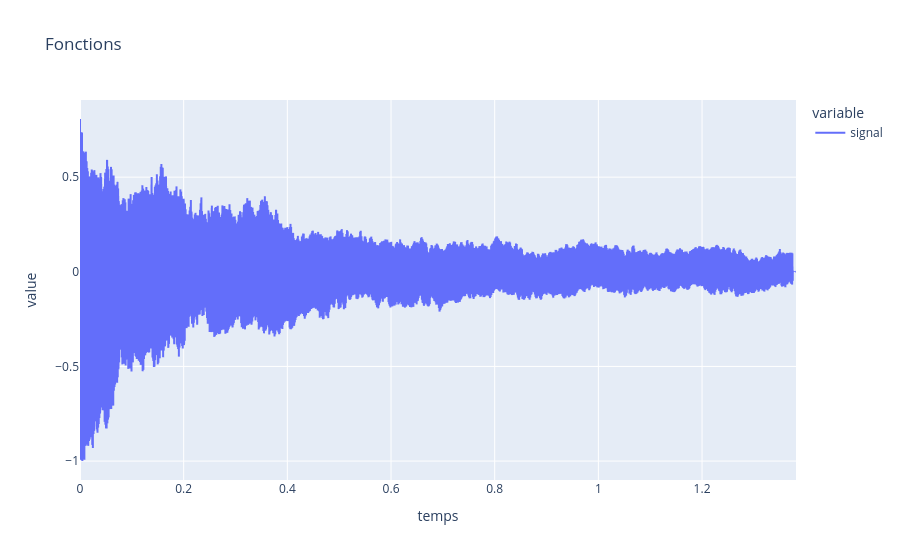
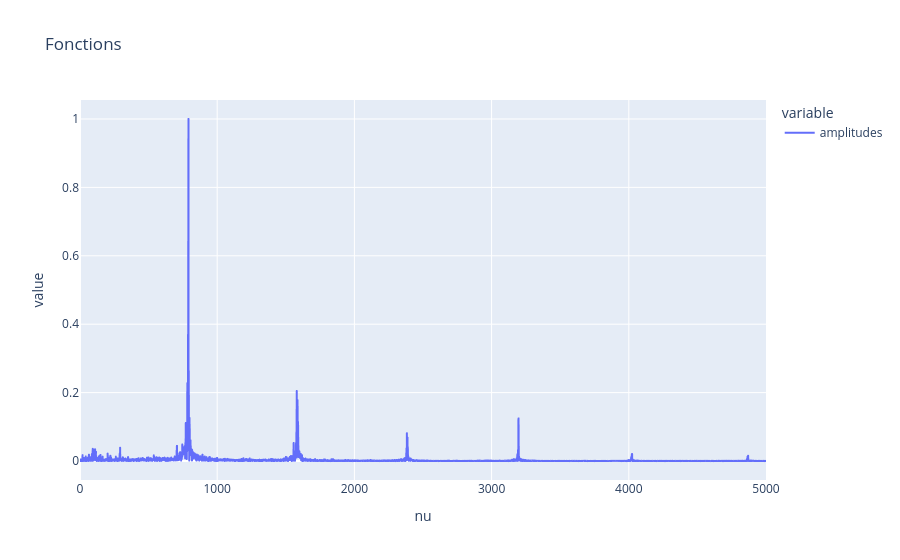
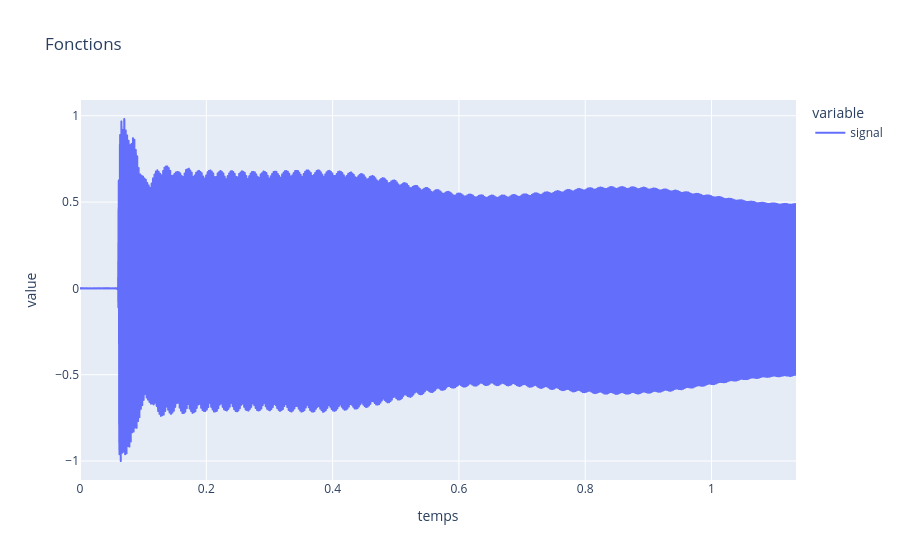
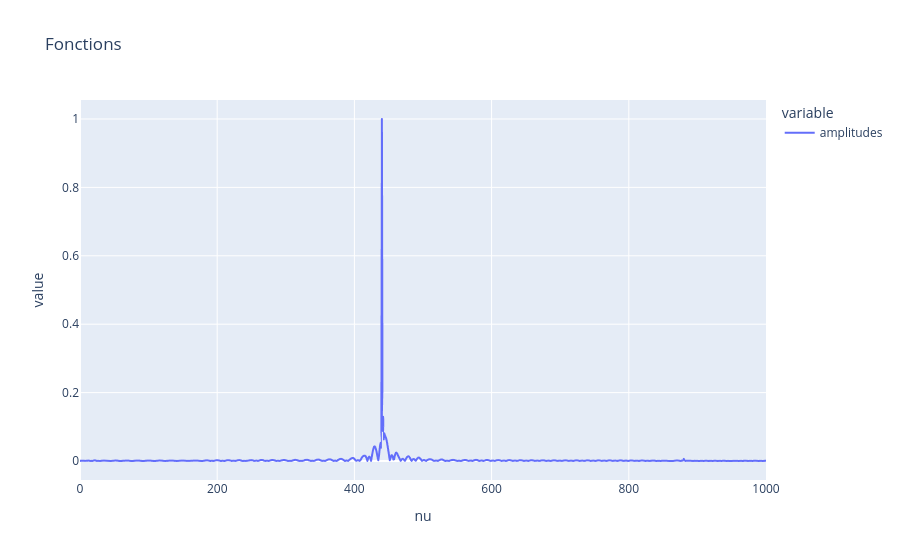

The notebook cell saved with these charts, in order:
### Code cell
def anaSpectr(signal, interval):
    signal_dict = np.load(signal) 
    s = signal_dict['s'] # extraction du signal utile
    t = signal_dict['t'] # extraction du vecteur temps associé au signal
    s = s - np.mean(s) #enleve la composante continue qui fait des pics a 0 Hz

    v, S  = san.trans_fourier(s, t)

    Sr = np.real(S) # amplitudes du domaine fréquentiel réel
    Energie = np.abs(Sr) #spectre
    EnergieN= Energie/np.max(Energie) #spectre normalisé

    # Elog= np.log10(Energie)

    df = pd.DataFrame({"nu":v,"amplitudes": EnergieN,})
    fig = px.line(df, x="nu", y=["amplitudes"], title="Fonctions", range_x=interval)
    # df2= pd.DataFrame({"nu":Vr,"f0": Elog,})
    # fig2 = px.line(df2, x="nu", y=["f0"], title="Fonctions", range_x=interval)
    df3 = pd.DataFrame({"temps":t,"signal": s,})
    fig3 = px.line(df3, x="temps", y=["signal"], title="Fonctions")
    fig3.show()
    fig.show()


anaSpectr('data_partie_1/piano_G.npz', [0,5000])
anaSpectr('data_partie_1/tuning_fork_440Hz.npz', [0,1000])

### Figure 1 — Plotly figure (JSON) as saved in the notebook; plotly's stock layout.template omitted (floating-point values rounded to 4 significant figures; data arrays with more than 128 entries replaced by an {"elided": "..."} marker saying what was removed)
{"data": [{"hovertemplate": "variable=signal<br>temps=%{x}<br>value=%{y}<extra></extra>", "legendgroup": "signal", "line": {"color": "#636efa", "dash": "solid"}, "marker": {"symbol": "circle"}, "mode": "lines", "name": "signal", "showlegend": true, "type": "scattergl", "x": {"elided": "60913 float values"}, "xaxis": "x", "y": {"elided": "60913 float values"}, "yaxis": "y"}], "layout": {"legend": {"title": {"text": "variable"}, "tracegroupgap": 0}, "title": {"text": "Fonctions"}, "xaxis": {"anchor": "y", "domain": [0, 1], "title": {"text": "temps"}}, "yaxis": {"anchor": "x", "domain": [0, 1], "title": {"text": "value"}}}}

### Figure 2 — Plotly figure (JSON) as saved in the notebook; plotly's stock layout.template omitted (floating-point values rounded to 4 significant figures; data arrays with more than 128 entries replaced by an {"elided": "..."} marker saying what was removed)
{"data": [{"hovertemplate": "variable=amplitudes<br>nu=%{x}<br>value=%{y}<extra></extra>", "legendgroup": "amplitudes", "line": {"color": "#636efa", "dash": "solid"}, "marker": {"symbol": "circle"}, "mode": "lines", "name": "amplitudes", "showlegend": true, "type": "scattergl", "x": {"elided": "30456 float values"}, "xaxis": "x", "y": {"elided": "30456 float values"}, "yaxis": "y"}], "layout": {"legend": {"title": {"text": "variable"}, "tracegroupgap": 0}, "title": {"text": "Fonctions"}, "xaxis": {"anchor": "y", "domain": [0, 1], "range": [0, 5000], "title": {"text": "nu"}}, "yaxis": {"anchor": "x", "domain": [0, 1], "title": {"text": "value"}}}}

### Figure 3 — Plotly figure (JSON) as saved in the notebook; plotly's stock layout.template omitted (floating-point values rounded to 4 significant figures; data arrays with more than 128 entries replaced by an {"elided": "..."} marker saying what was removed)
{"data": [{"hovertemplate": "variable=signal<br>temps=%{x}<br>value=%{y}<extra></extra>", "legendgroup": "signal", "line": {"color": "#636efa", "dash": "solid"}, "marker": {"symbol": "circle"}, "mode": "lines", "name": "signal", "showlegend": true, "type": "scattergl", "x": {"elided": "50000 float values"}, "xaxis": "x", "y": {"elided": "50000 float values"}, "yaxis": "y"}], "layout": {"legend": {"title": {"text": "variable"}, "tracegroupgap": 0}, "title": {"text": "Fonctions"}, "xaxis": {"anchor": "y", "domain": [0, 1], "title": {"text": "temps"}}, "yaxis": {"anchor": "x", "domain": [0, 1], "title": {"text": "value"}}}}

### Figure 4 — Plotly figure (JSON) as saved in the notebook; plotly's stock layout.template omitted (floating-point values rounded to 4 significant figures; data arrays with more than 128 entries replaced by an {"elided": "..."} marker saying what was removed)
{"data": [{"hovertemplate": "variable=amplitudes<br>nu=%{x}<br>value=%{y}<extra></extra>", "legendgroup": "amplitudes", "line": {"color": "#636efa", "dash": "solid"}, "marker": {"symbol": "circle"}, "mode": "lines", "name": "amplitudes", "showlegend": true, "type": "scattergl", "x": {"elided": "25000 float values"}, "xaxis": "x", "y": {"elided": "25000 float values"}, "yaxis": "y"}], "layout": {"legend": {"title": {"text": "variable"}, "tracegroupgap": 0}, "title": {"text": "Fonctions"}, "xaxis": {"anchor": "y", "domain": [0, 1], "range": [0, 1000], "title": {"text": "nu"}}, "yaxis": {"anchor": "x", "domain": [0, 1], "title": {"text": "value"}}}}
